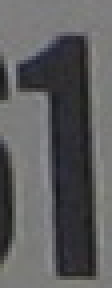
#> input picture Dataset/1_1/img002-00027.png, 28 x 72 px, found by its file name (shown 4 times larger)
$ python -i input_data.py   (imports and definitions only)
#> lines starting #> are read from the running program, lines starting #| are printed output that depends on the picture
import os
from PIL import Image, ImageFilter

def getImagesWithLabels():
    dataset = []

    for dirname, dirnames, filenames in os.walk("Dataset"):
        for subdirname in dirnames:
            for dirname1, dirnames1, filenames1 in os.walk(os.path.join("Dataset", subdirname)):
                for filename1 in filenames1:

                    labelName = subdirname.split("_")[0]
                    indexIntoTensor = int(subdirname.split("_")[1])
                    fullPath = dirname + "\\" + subdirname + "\\" + filename1

                    im = Image.open(fullPath)
#> im is the input picture: PIL image 28x72 RGB; mean R, G, B 93.1, 93, 93.9
                    im1 = im.convert('RGB')
                    im2 = im1.resize((100, 100))
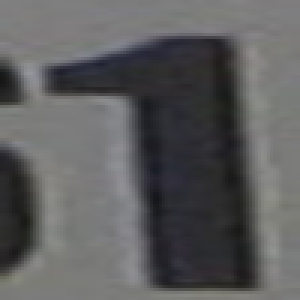
#> im2: PIL image 100x100 RGB (shown 3 times larger); mean R, G, B 93.1, 93, 93.8
                    imbytes = list(im2.getdata())
#> imbytes = 10000 items, first 6: (128, 128, 128), (128, 128, 128), (128, 128, 128), (128, 128, 128), (127, 127, 127), (127, 127, 127)
                    imbytesOneRow = []
                    labelArr = [0] * 62
                    labelArr[indexIntoTensor] = 1

                    for pixel in imbytes:
                        imbytesOneRow.append(pixel[0])
                        imbytesOneRow.append(pixel[1])
                        imbytesOneRow.append(pixel[2])
#> this loop made 10000 passes
#> after the loop, imbytesOneRow = 30000 items

                    dataset.append([fullPath, labelName, indexIntoTensor, imbytesOneRow, labelArr])


    return dataset

>>> result = getImagesWithLabels()
